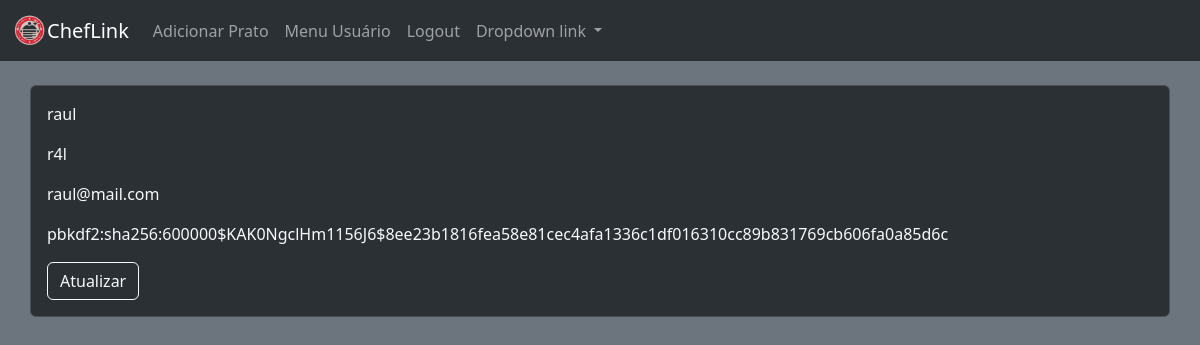
Screenshot of /dashboard (signed in) with the database file from the repository.
### models.py (models this page shows)
class UserModel(db.Model, UserMixin):
    id = mapped_column(Integer,autoincrement=True,primary_key=True)
    name = mapped_column(String(100), nullable=False)
    username = mapped_column(String(30), nullable=False,unique=True)
    email = mapped_column(String(60), nullable=False, unique=True)
    password_hash = mapped_column(String(128), nullable=False)

### routes.py (the view)
@app.route('/dashboard', methods=['POST','GET'])
@login_required
def dashboard_user():
    username=current_user.username
    user = UserModel.query.filter_by(username=username).first_or_404()
    return render_template('dashboard.html',user=user)

### routes.py (called while the page is built)
@login_manager.user_loader
def load_user(user_id):
    return UserModel.query.get_or_404(user_id)

### templates/dashboard.html (shortened to what this page needs)
{%extends "base.html"%}
{%block body%}
<br>
<div class="container p-3 border d-flex bg-body-tertiary rounded flex-column" data-bs-theme="dark">
    <p class="text-light">{{user.name}}</p>
    <p class="text-light">{{user.username}}</p>
    <p class="text-light">{{user.email}}</p>
    <p class="text-light text-break" >{{user.password_hash}}</p>
    <div class="d-grid gap-2 d-md-block">
        <a href="{{url_for('alter_user',id=current_user.id)}}" class="btn btn-outline-light">Atualizar</a>
    </div>
</div>
{%endblock%}

### rows the page displays
UserModel: name "raul", username "r4l", email "raul@mail.com", password_hash "pbkdf2:sha256:600000$KAK0NgclHm1156J6$8ee23b1816fea58e81cec4afa1336c1df016310cc89b831769cb606fa0a85d6c"
